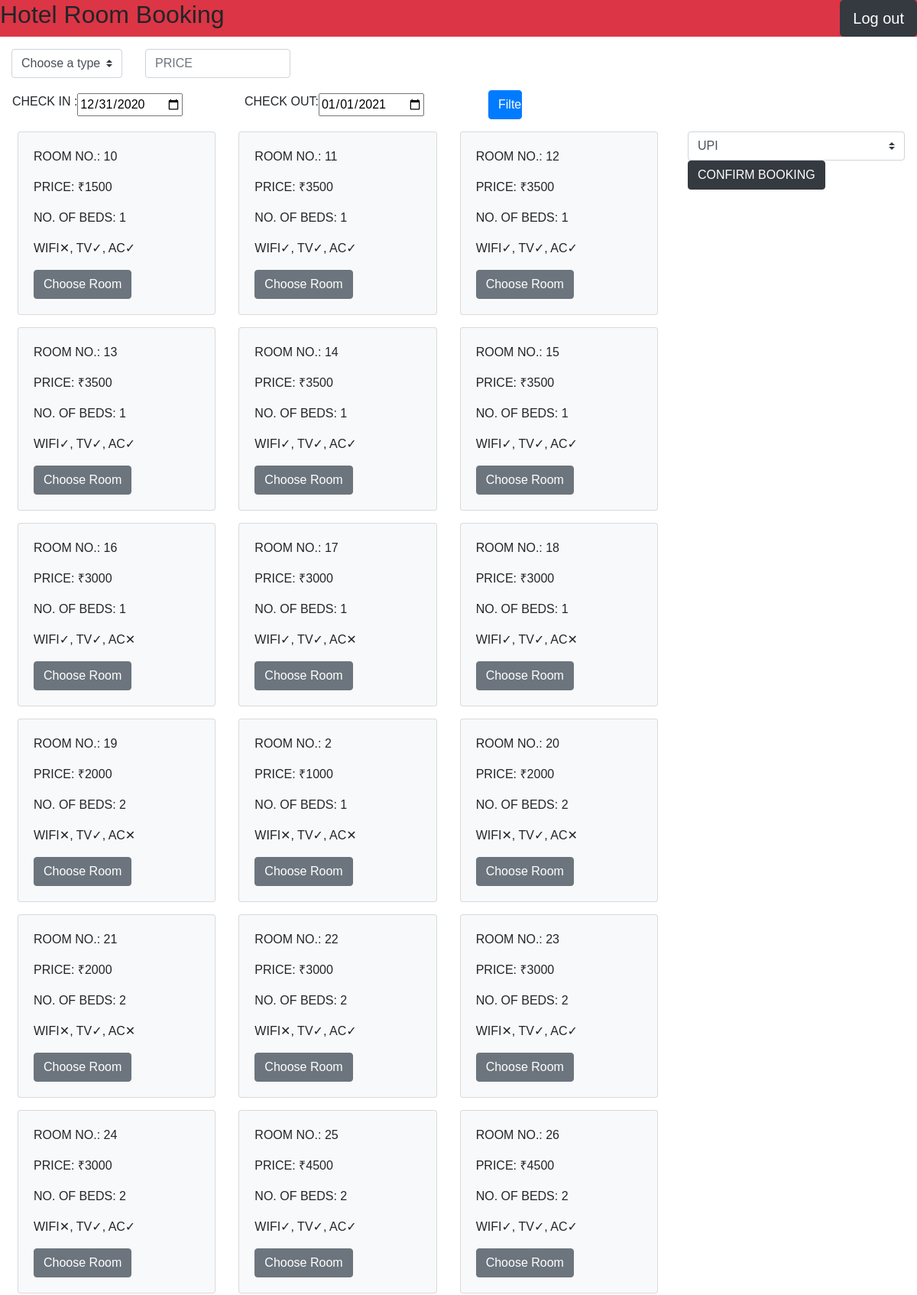
The page /rooms/1 (signed in, upper part) on the database its author committed.
### tables this page shows
CREATE TABLE ROOM (
	room_id	INTEGER PRIMARY KEY AUTOINCREMENT,
	price	DECIMAL(10,2) DEFAULT 0.00,
	room_no	VARCHAR(5) NOT NULL,
	type_id	INTEGER NOT NULL,
	hotel_id	INTEGER NOT NULL,
	FOREIGN KEY(hotel_id) REFERENCES HOTEL(hotel_id) ON UPDATE CASCADE ON DELETE CASCADE,
	FOREIGN KEY(type_id) REFERENCES TYPE(type_id) ON UPDATE CASCADE ON DELETE SET DEFAULT,
	UNIQUE(hotel_id,room_no)
);

CREATE TABLE TYPE (
	type_id	INTEGER PRIMARY KEY AUTOINCREMENT,
	no_beds	TINYINT DEFAULT 0,
	wifi	TINYINT DEFAULT 0,
	tv	TINYINT DEFAULT 0,
	ac	TINYINT DEFAULT 0
);

### routes.py (the view, shortened to what this page needs)
@app.route('/rooms/<hotel_id>', methods=['GET', 'POST'])
def room(hotel_id):
    if not check_login():
        return redirect(url_for('.home'))
    filterform = FilterForm()
    if request.method == 'GET':
        checkin = str(date.today()+timedelta(days=1))+interval_time
        checkout = str(date.today()+timedelta(days=2))+interval_time
        filterform.checkin.data = str(date.today()+timedelta(days=1))
        filterform.checkout.data = str(date.today()+timedelta(days=2))
        con = sqlite3.connect(DATABASE)
        cur = con.cursor()
        cur.execute('''SELECT room_id,room_no,price,no_beds,wifi,tv,ac FROM ROOM NATURAL JOIN TYPE
        WHERE hotel_id=%s AND room_id NOT IN
        (SELECT room_id FROM RESERVATION
        WHERE NOT ((check_in > '%s' AND check_in >= '%s') OR (check_out <= '%s' AND check_out < '%s')) );'''
        %(hotel_id,checkin,checkout,checkin,checkout) )
        rooms = cur.fetchall()
        col = [column[0] for column in cur.description]
        results = []
        for room in rooms:
            results.append(dict(zip(col, room)))
        session['rooms'] = results
        session['filter'] = {'type':filterform.type.data,'price':str(filterform.price.data),'checkin':str(filterform.checkin.data),'checkout':str(filterform.checkout.data)}
        con.close()
    con = sqlite3.connect(DATABASE)
    con.row_factory = sqlite3.Row
    cur = con.cursor()
    cur.execute('''SELECT DISTINCT type_id, no_beds, wifi, tv, ac FROM TYPE NATURAL JOIN ROOM WHERE hotel_id=%s;'''%(hotel_id) )
    types = cur.fetchall()
    cur.execute('SELECT hotel_name, room_id, room_no, price FROM TEMP_CART WHERE c_id="%s";'%(session['c_id']))
    cart = cur.fetchall()
    con.close()
    return render_template('room.html', hotel_id=hotel_id, filterform = filterform, rooms=session['rooms'], types=types,
    filter=session['filter'], cart=cart)

### forms.py
class FilterForm(FlaskForm):
    type = IntegerField('type_id', validators=[InputRequired()])
    price = DecimalField('price', validators=[InputRequired()])
    checkin = DateField('checkin', validators=[InputRequired()])
    checkout = DateField('checkout', validators=[InputRequired()])

### routes.py (called while the page is built)
def check_login():
    if session.get('logged_in') != True:
        flash('Please Login')
        return False
    else:
        return True

### templates/room.html (shortened to what this page needs)
{% extends 'base.html' %}
{% block main %}
  <form id="filter" action="{{url_for('.room', hotel_id=hotel_id)}}" method="post">
  <div class="row">
    <div class="col-md-2">
      <div class="container">
          <select id="type" name="type" required="" class="custom-select">
            <option value="{{filter.type}}" selected>Choose a type</option>
          </select>
      </div>
    </div>
    <div class="col-md-2 form-check-inline form-group ">
      <input class="form-control" id="price" name="price" placeholder="PRICE" required="" type="number" step=".01" value="{{filter.price}}">
    </div>
    </div>
    <div class="row mx-3">
    <div class="col-md-3 form-check-inline">
      <label for="CHECK IN">CHECK IN :</label>
      <input id="checkin" name="checkin" required="" type="date" value="{{filter.checkin}}">
    </div>
    <div class="col-md-3 form-check-inline">
      <label for="CHECK OUT">CHECK OUT:</label>
      <input id="checkout" name="checkout" required="" type="date" value="{{filter.checkout}}">
    </div>
    <div class="col-md-3">
    <button type="submit" name="filter" id="filter" class="btn btn-primary col-md-2">Filter</button>
    </div>
  </div>
</form>
<div class="d-flex ">
<div class="p-2 flex-grow-1 bd-highlight">
<div class="container">
  <div class="row">
    {% for room in rooms %}
    <div class="col-md-4 my-2">
      <div class="card bg-light">
        <div class="card-body">
          <p class="card-text">ROOM NO.: {{room.room_no}}</p>
        <p class="card-text">PRICE: &#8377;{{room.price}}</p>
        <p class="card-text">NO. OF BEDS: {{room.no_beds}}</p>
        <p class="card-text">WIFI{{'✓' if room.wifi else '✕'}}, TV{{'✓' if room.tv else '✕'}}, AC{{'✓' if room.ac else '✕'}}</p>
        <form action="{{url_for('.room', hotel_id=hotel_id)}}" method="post">
	         <button type="submit" class="btn btn-secondary" name="choose">Choose Room</button>
        </form>
        </div>
      </div>
    </div>
    {% endfor %}
  </div>
</div>
</div>
<div class="p-2 ">
<div class="scroll">
<div class="d-flex flex-column align-content-around m-1">
<form action="{{url_for('.ConfirmBooking')}}" method="post">
  <select name="mode" id="mode" required="" class="custom-select">
    <option value="UPI">UPI</option>
  </select>
<button type="submit" class="btn btn-dark">CONFIRM BOOKING</button>
</form>
</div>
</div>
</div>
{% endblock %}

### rows shown on the page
ROOM: room_no "10", price "1500", no_beds "1"
TYPE: wifi "✕", tv "✓", ac "✓"
ROOM: room_no "11", price "3500", no_beds "1"
TYPE: wifi "✓", tv "✓", ac "✓"
ROOM: room_no "12", price "3500", no_beds "1"
ROOM: room_no "13", price "3500", no_beds "1"
ROOM: room_no "14", price "3500", no_beds "1"
ROOM: room_no "15", price "3500", no_beds "1"
ROOM: room_no "16", price "3000", no_beds "1"
TYPE: wifi "✓", tv "✓", ac "✕"
ROOM: room_no "17", price "3000", no_beds "1"
ROOM: room_no "18", price "3000", no_beds "1"
ROOM: room_no "19", price "2000", no_beds "2"
TYPE: wifi "✕", tv "✓", ac "✕"
ROOM: room_no "2", price "1000", no_beds "1"
TYPE: wifi "✕", tv "✓", ac "✕"
ROOM: room_no "20", price "2000", no_beds "2"
ROOM: room_no "21", price "2000", no_beds "2"
ROOM: room_no "22", price "3000", no_beds "2"
TYPE: wifi "✕", tv "✓", ac "✓"
ROOM: room_no "23", price "3000", no_beds "2"
ROOM: room_no "24", price "3000", no_beds "2"
ROOM: room_no "25", price "4500", no_beds "2"
TYPE: wifi "✓", tv "✓", ac "✓"
ROOM: room_no "26", price "4500", no_beds "2"
